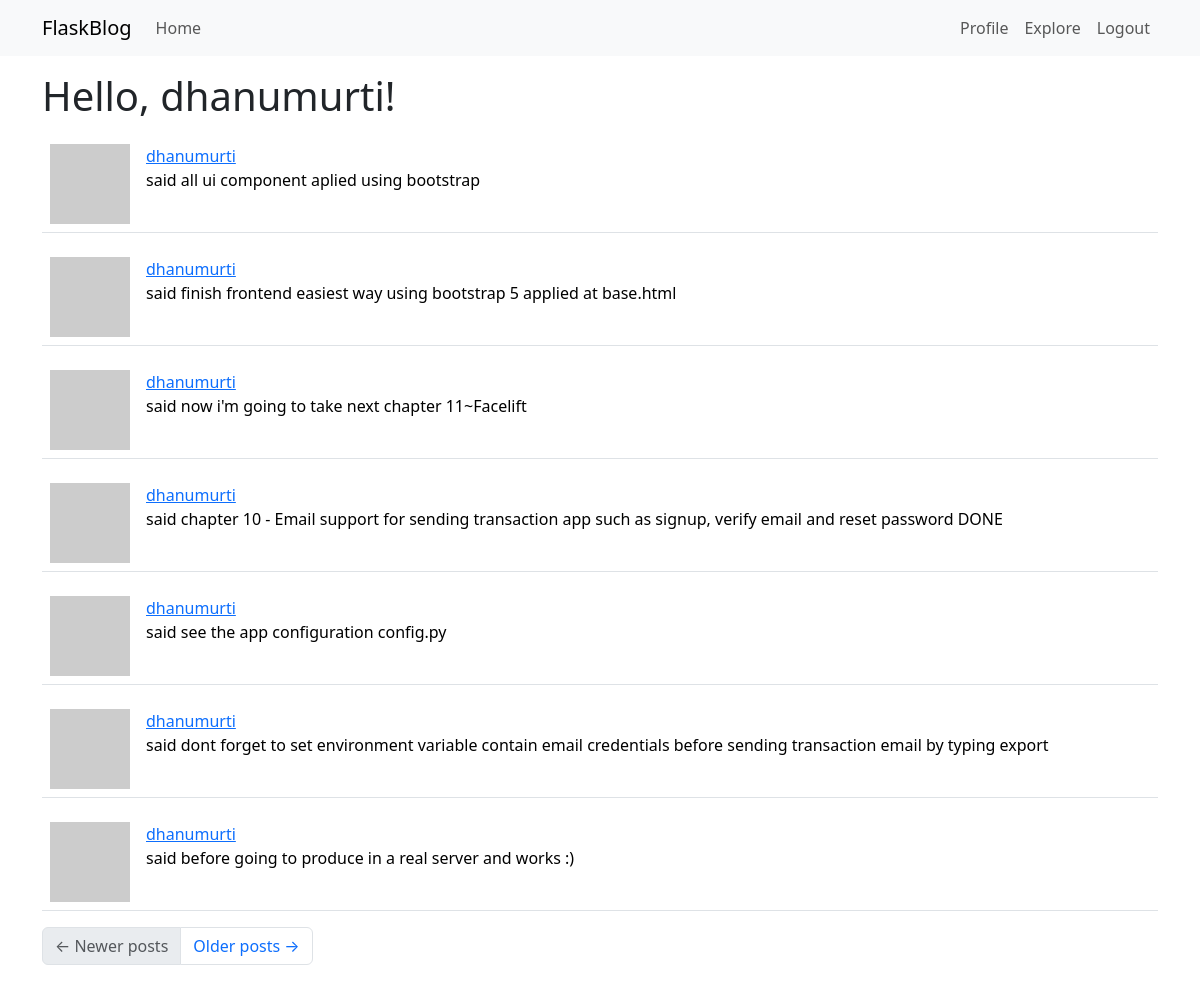
Screenshot of /explore (signed in) with the database file from the repository.
### app/models.py (models this page shows, shortened)
class User(UserMixin, db.Model):
    id = db.Column(db.Integer, primary_key=True)
    username = db.Column(db.String(64), index=True, unique=True)
    email = db.Column(db.String(120), index=True, unique=True)
    password_hash = db.Column(db.String(128))
    posts = db.relationship('Post', backref='author', lazy='dynamic')
    about_me = db.Column(db.String(140))
    last_seen = db.Column(db.DateTime, default=datetime.utcnow)
    followed = db.relationship(
        'User', secondary=followers,
        primaryjoin = (followers.c.follower_id == id),
        secondaryjoin = (followers.c.followed_id == id),
        backref = db.backref('followers', lazy='dynamic'), lazy ='dynamic')
    def avatar(self, size):
        digest = md5(self.email.lower().encode('utf-8')).hexdigest()
        return 'https://www.gravatar.com/avatar/{}?d=robohash&s{}'.format(digest, size)
    """-- followed post query without users own post --
    def followed_post(self):
        return Post.query.join(
            followers, (followers.c.followed_id == Post.user_id)).filter(
                followers.c.follower_id == self.id).order_by(
                    Post.timestamp.desc())
                    """

class Post(db.Model):
    id = db.Column(db.Integer, primary_key=True)
    body = db.Column(db.String(140))
    timestamp = db.Column(db.DateTime, index=True, default=datetime.utcnow)
    user_id = db.Column(db.Integer, db.ForeignKey('user.id'))

### app/routes.py (the view)
@app.route('/explore')
@login_required
def explore():
    page = request.args.get('page', 1, type=int)
    posts = Post.query.order_by(Post.timestamp.desc()).paginate(
        page=page, per_page=app.config['POST_PER_PAGE'], error_out=False)
    next_url = url_for('explore', page=posts.next_num) \
        if posts.has_next else None
    prev_url = url_for('explore', page=posts.prev_num) \
        if posts.has_prev else None
    return render_template('index.html', title='Explore', posts=posts.items,
                        next_url=next_url, prev_url=prev_url)

### app/models.py (called while the page is built)
@login.user_loader
def load_user(id):
    return User.query.get(int(id))

### app/routes.py (called while the page is built)
@app.before_request
def before_request():
    if current_user.is_authenticated:
        current_user.last_seen = datetime.utcnow()
        db.session.commit()

### app/templates/index.html (shortened to what this page needs)
{% extends "base.html" %}
{% import 'bootstrap_wtf.html' as wtf %}
{% block content %}
    <h1> Hello, {{ current_user.username }}!</h1>
    {% for post in posts %}
    <p>
        {% include '_post.html'   %}
    </p>
    {% endfor %}
    <nav aria-label="Post navigation">
        <ul class="pagination">
            <li class="page-item{% if not prev_url %} disabled{% endif %}">
                <a class="page-link" href="{{ prev_url }}">
                    <span aria-hidden="true">&larr;</span> Newer posts
                </a>
            </li>
            <li class="page-item{% if not next_url %} disabled{% endif %}">
                <a class="page-link" href="{{ next_url }}">
                    Older posts <span aria-hidden="true">&rarr;</span>
                </a>
            </li>
        </ul>
    </nav>
{% endblock %}

### app/templates/_post.html
<table class="table table-hover">
    <tr>
        <td width="70px">
            <a href="{{ url_for('user', username=post.author.username) }}">
                <img src="{{ post.author.avatar(70) }}" />
            </a>
        </td>
        <td>
            <a href="{{ url_for('user', username=post.author.username) }}">
                {{ post.author.username }}
            </a>
            <br>
            said {{ post.body }}
        </td>
    </tr>
</table>

### rows the page displays
User: username "dhanumurti"
Post: author.username "dhanumurti", body "all ui component aplied using bootstrap"
Post: author.username "dhanumurti", body "finish frontend easiest way using bootstrap 5 applied at base.html"
Post: author.username "dhanumurti", body "now i'm going to take next chapter 11~Facelift"
Post: author.username "dhanumurti", body "chapter 10 - Email support for sending transaction app such as signup, verify email and reset password DONE"
Post: author.username "dhanumurti", body "see the app configuration config.py"
Post: author.username "dhanumurti", body "dont forget to set environment variable contain email credentials before sending transaction email by typing export"
Post: author.username "dhanumurti", body "before going to produce in a real server and works :)"
